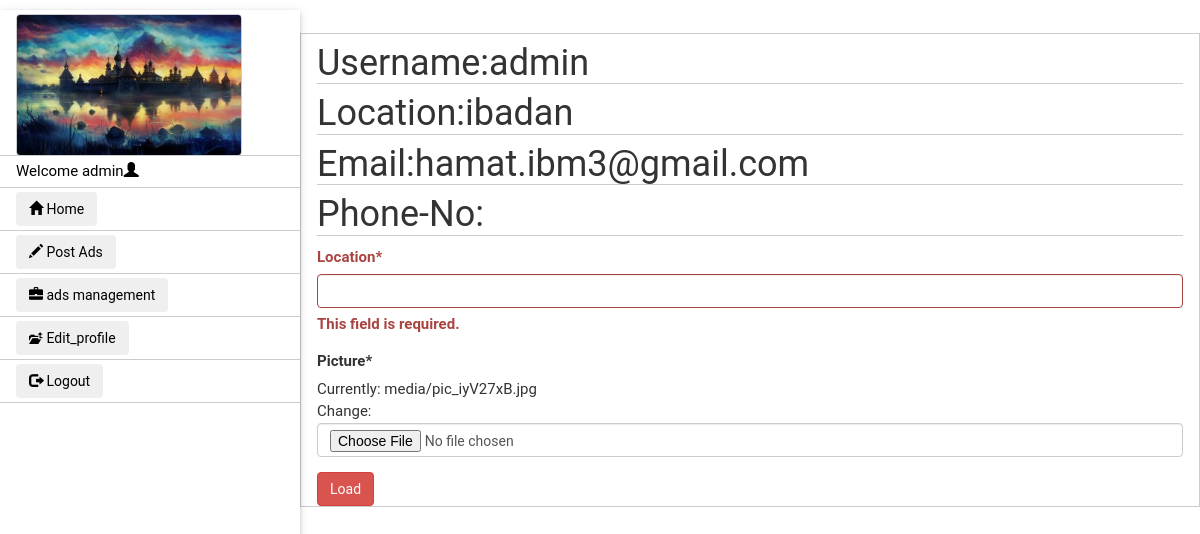
/base/ (signed in), run on the app's committed database.
### myappl/models.py (models this page shows, shortened)
class UserProfile(models.Model):
    user=models.OneToOneField(User)
    picture=models.FileField(null=True,blank=False,upload_to='media')
    location=models.CharField(max_length=200)
    class Meta:
        ordering=('user',)
        verbose_name='UserProfile'
        verbose_name_plural='usersprofile'

### myappl/views.py (the view)
# urls.py: url(r'^base/', views.dashboard, name='base'),
@login_required
def dashboard(request):
        UserProfile.objects.filter(user=request.user).exists()
        profile= UserProfile.objects.get(user=request.user)
        form = Profile_edit(request.POST, request.FILES, instance=profile)
        if form.is_valid():
            instance = form.save(commit=False)
            instance.user = request.user
            instance.save()
        context = {
            'obj':profile,
            'form':form
            }
        return render(request,'base.html',context)

### myappl/forms.py
class Profile_edit(forms.ModelForm):
    class Meta:
        model=UserProfile
        fields=['location','picture']

### templates/base.html (shortened to what this page needs)
<!DOCTYPE html>
{%load static%}
{% load crispy_forms_tags %}
<html lang="en">
<head>
     <link rel="stylesheet" href="{% static 'css/bootstrap.min.css' %}">
      <link rel="stylesheet" href="{% static 'css/w3.css' %}">
</head>
<body>
{% if request.user.is_authenticated%}
<nav class="w3-sidenav w3-collapse w3-white w3-animate-left w3-card-2" style="z-index:5;width:300px;">
  <a href="#" class="w3-border-bottom w3-large">
      <img class="w3-round w3-border w3-margin-right"  src="/media/{{obj.picture}}"  style="width:80%;">
 <a class="w3-border-bottom" href="{%url 'base' %}">Welcome {{user.username}}<span class="glyphicon glyphicon-user"></span></a>
  <a class="w3-border-bottom" href="{% url 'index' %}"> <button class="btn btn"><span class="glyphicon glyphicon-home"></span> Home</button></a>
 <a  class="w3-border-bottom"  href="{% url 'post' %}"> <button class="btn btn"><span class="glyphicon glyphicon-pencil"></span> Post Ads</button></a>
    <a  class="w3-border-bottom"  href="{%url 'ads'%}"><button class="btn btn"><span class="glyphicon glyphicon-briefcase"></span> ads management</button></a>
      <a  class="w3-border-bottom"   href="{%url 'profile_edit'%}"><button class="btn btn"><span class="glyphicon glyphicon-level-up"></span> Edit_profile</button></a>
  <a class="w3-border-bottom" href="{%url 'logout'%}"><button class="btn btn"><span class="glyphicon glyphicon-log-out"></span> Logout</button></a>
</nav>
<div id="main" style="margin-left:25%">
<br>
     <div class="w3-container w3-border">
         <h1 class="w3-border-bottom">Username:{{user.username}}</h1>
        <h1 class="w3-border-bottom">Location:{{obj.location}}</h1>
        <h1 class="w3-border-bottom">Email:{{user.email}}</h1>
          <h1 class="w3-border-bottom">Phone-No:{{obj.phone}}</h1>
         <form method="post" enctype="multipart/form-data">
             {{form|crispy}}
             <input class="btn btn-danger"  type="submit" value="Load">
         </form>
      </div>
  </div>
{%endif%}
</body>
</html>

### myappl/static/css/w3.css (style rules this page uses)
html { -ms-text-size-adjust:100%;-webkit-text-size-adjust:100% }
body { margin:0 }
article,aside,details,figcaption,figure,footer,header,hgroup,main,menu,nav,section,summary { display:block }
a { -webkit-tap-highlight-color:transparent;background-color:transparent }
b,strong { font-weight:bold }
img { border:0 }
button,input,optgroup,select,textarea { color:inherit;font:inherit;margin:0 }
button { overflow:visible }
button,select { text-transform:none }
button,html input[type=button],input[type=reset],input[type=submit] { -webkit-appearance:button;cursor:pointer }
html,body { font-family:Verdana,sans-serif;font-size:15px;line-height:1.5 }
h1,h2,h3,h4,h5,h6,.w3-slim,.w3-wide { font-family:"Segoe UI",Arial,sans-serif }
h1 { font-size:36px }
h1,h2,h3,h4,h5,h6 { font-weight:400;margin:10px 0 }
img { margin-bottom:-5px }
a { color:inherit }
.w3-navbar a,.w3-topnav a,.w3-sidenav a,.w3-dropnav a,.w3-dropdown-content a,.w3-accordion-content a { text-decoration:none !important }
.w3-navbar a,.w3-topnav a,.w3-sidenav a,.w3-dropnav a,.w3-pagination li a,.w3-hoverable tbody tr,.w3-btn,.w3-btn-floating,.w3-btn-floating-large { -webkit-transition:all 0.3s ease;transition:all 0.3s ease }
.w3-sidenav { height:100%;width:200px;background-color:#fff;position:fixed !important;z-index:1;overflow:auto }
.w3-sidenav a { padding:4px 2px 4px 16px }
.w3-sidenav a,.w3-dropnav a { display:block }
.w3-container:after,.w3-row:after,.w3-row-padding:after,.w3-topnav:after,.w3-clear:after,.w3-btn-group:before,.w3-btn-group:after { content:"";display:table;clear:both }
@media screen and (min-width:991px) { .w3-sidenav.w3-collapse { display:block !important } }
.w3-large { font-size:18px !important }
.w3-round,.w3-round-medium { border-radius:4px !important }
.w3-border { border:1px solid #ccc !important }
.w3-border-bottom { border-bottom:1px solid #ccc !important }
.w3-margin-right { margin-right:16px !important }
.w3-container { padding:0.01em 16px }
.w3-card-2,.w3-example { box-shadow:0 2px 4px 0 rgba(0,0,0,0.16),0 2px 10px 0 rgba(0,0,0,0.12) !important }
.w3-animate-left { position:relative;-webkit-animation:animateleft 0.4s;animation:animateleft 0.4s }
.w3-white,.w3-hover-white:hover { color:#000 !important;background-color:#fff !important }

### templates/base.html (style rules this page uses)
html,body,h1,h2,h3,h4,h5 { font-family: "RobotoDraft", "Roboto", sans-serif; }

### data on the page
UserProfile: picture (picture), location "ibadan"

### other printed values
{{ user.username }} "admin"
{{ user.email }} "hamat.ibm3@gmail.com"
